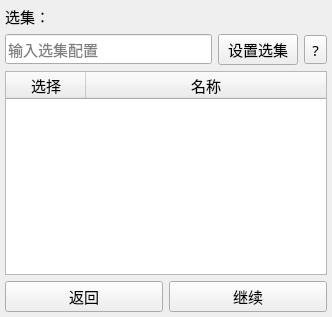
<?xml version="1.0" encoding="UTF-8"?>
<ui version="4.0">
 <class>SelectionWidget</class>
 <widget class="QWidget" name="SelectionWidget">
  <property name="geometry">
   <rect>
    <x>0</x>
    <y>0</y>
    <width>332</width>
    <height>317</height>
   </rect>
  </property>
  <property name="font">
   <font>
    <family>HarmonyOS Sans SC</family>
    <pointsize>11</pointsize>
   </font>
  </property>
  <property name="windowTitle">
   <string>Form</string>
  </property>
  <layout class="QVBoxLayout" name="verticalLayout">
   <property name="leftMargin">
    <number>5</number>
   </property>
   <property name="topMargin">
    <number>5</number>
   </property>
   <property name="rightMargin">
    <number>5</number>
   </property>
   <property name="bottomMargin">
    <number>5</number>
   </property>
   <item>
    <widget class="QLabel" name="label">
     <property name="text">
      <string>选集：</string>
     </property>
    </widget>
   </item>
   <item>
    <layout class="QHBoxLayout" name="horizontalLayout_2">
     <item>
      <widget class="QLineEdit" name="line_selection">
       <property name="inputMask">
        <string/>
       </property>
       <property name="placeholderText">
        <string>输入选集配置</string>
       </property>
      </widget>
     </item>
     <item>
      <widget class="QPushButton" name="button_setSelection">
       <property name="text">
        <string>设置选集</string>
       </property>
      </widget>
     </item>
     <item>
      <widget class="QToolButton" name="button_help">
       <property name="cursor">
        <cursorShape>WhatsThisCursor</cursorShape>
       </property>
       <property name="text">
        <string>?</string>
       </property>
      </widget>
     </item>
    </layout>
   </item>
   <item>
    <widget class="QTableWidget" name="table_selection">
     <property name="editTriggers">
      <set>QAbstractItemView::NoEditTriggers</set>
     </property>
     <property name="selectionMode">
      <enum>QAbstractItemView::NoSelection</enum>
     </property>
     <property name="selectionBehavior">
      <enum>QAbstractItemView::SelectRows</enum>
     </property>
     <attribute name="horizontalHeaderDefaultSectionSize">
      <number>80</number>
     </attribute>
     <attribute name="horizontalHeaderStretchLastSection">
      <bool>true</bool>
     </attribute>
     <column>
      <property name="text">
       <string>选择</string>
      </property>
     </column>
     <column>
      <property name="text">
       <string>名称</string>
      </property>
     </column>
    </widget>
   </item>
   <item>
    <layout class="QHBoxLayout" name="horizontalLayout">
     <item>
      <widget class="QPushButton" name="button_back">
       <property name="text">
        <string>返回</string>
       </property>
      </widget>
     </item>
     <item>
      <widget class="QPushButton" name="button_next">
       <property name="text">
        <string>继续</string>
       </property>
      </widget>
     </item>
    </layout>
   </item>
  </layout>
 </widget>
 <resources/>
 <connections/>
</ui>
